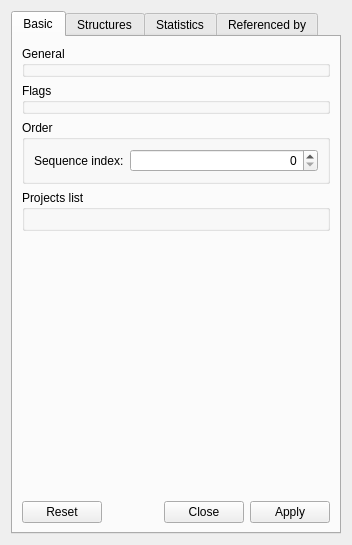
<?xml version="1.0" encoding="UTF-8"?>
<ui version="4.0">
 <class>CheminfoProjectInfoDesigner</class>
 <widget class="QWidget" name="CheminfoProjectInfoDesigner">
  <property name="geometry">
   <rect>
    <x>0</x>
    <y>0</y>
    <width>352</width>
    <height>545</height>
   </rect>
  </property>
  <property name="windowTitle">
   <string>Structure</string>
  </property>
  <layout class="QVBoxLayout">
   <item>
    <widget class="QTabWidget" name="tabs">
     <property name="currentIndex">
      <number>0</number>
     </property>
     <property name="elideMode">
      <enum>Qt::ElideNone</enum>
     </property>
     <widget class="QWidget" name="basicTab">
      <attribute name="title">
       <string>Basic</string>
      </attribute>
      <layout class="QVBoxLayout" name="verticalLayout">
       <item>
        <widget class="QGroupBox" name="generalGB">
         <property name="title">
          <string>General</string>
         </property>
        </widget>
       </item>
       <item>
        <widget class="QGroupBox" name="flagsGB">
         <property name="title">
          <string>Flags</string>
         </property>
        </widget>
       </item>
       <item>
        <widget class="QGroupBox" name="orderGB">
         <property name="title">
          <string>Order</string>
         </property>
         <layout class="QHBoxLayout" name="horizontalLayout_6">
          <item>
           <widget class="QLabel" name="label_22">
            <property name="text">
             <string>Sequence index:</string>
            </property>
           </widget>
          </item>
          <item>
           <widget class="QSpinBox" name="seqIndexSB">
            <property name="sizePolicy">
             <sizepolicy hsizetype="Expanding" vsizetype="Fixed">
              <horstretch>0</horstretch>
              <verstretch>0</verstretch>
             </sizepolicy>
            </property>
            <property name="alignment">
             <set>Qt::AlignRight|Qt::AlignTrailing|Qt::AlignVCenter</set>
            </property>
            <property name="maximum">
             <number>10000</number>
            </property>
           </widget>
          </item>
         </layout>
        </widget>
       </item>
       <item>
        <widget class="QGroupBox" name="projectsGB">
         <property name="title">
          <string>Projects list</string>
         </property>
         <layout class="QVBoxLayout" name="verticalLayout_4">
          <item>
           <widget class="QObjectLinkWidget" name="trajectoryLO" native="true"/>
          </item>
         </layout>
        </widget>
       </item>
       <item>
        <spacer name="verticalSpacer">
         <property name="orientation">
          <enum>Qt::Vertical</enum>
         </property>
         <property name="sizeHint" stdset="0">
          <size>
           <width>20</width>
           <height>40</height>
          </size>
         </property>
        </spacer>
       </item>
       <item>
        <widget class="QDialogButtonBox" name="buttonBox_1">
         <property name="standardButtons">
          <set>QDialogButtonBox::Apply|QDialogButtonBox::Close|QDialogButtonBox::Reset</set>
         </property>
        </widget>
       </item>
      </layout>
     </widget>
     <widget class="QWidget" name="structuresTab">
      <attribute name="title">
       <string>Structures</string>
      </attribute>
      <layout class="QVBoxLayout" name="verticalLayout_3">
       <item>
        <widget class="QTreeView" name="structuresTV">
         <property name="focusPolicy">
          <enum>Qt::NoFocus</enum>
         </property>
         <property name="rootIsDecorated">
          <bool>false</bool>
         </property>
         <property name="itemsExpandable">
          <bool>false</bool>
         </property>
        </widget>
       </item>
      </layout>
     </widget>
     <widget class="QWidget" name="statisticTab">
      <attribute name="title">
       <string>Statistics</string>
      </attribute>
      <layout class="QVBoxLayout" name="verticalLayout_2">
       <item>
        <layout class="QGridLayout" name="_6">
         <property name="sizeConstraint">
          <enum>QLayout::SetMaximumSize</enum>
         </property>
         <item row="0" column="0">
          <widget class="QLabel" name="label_4">
           <property name="text">
            <string>Number of structures:</string>
           </property>
          </widget>
         </item>
         <item row="1" column="0">
          <widget class="QLabel" name="label_5">
           <property name="text">
            <string>Number of atoms:</string>
           </property>
          </widget>
         </item>
         <item row="2" column="0">
          <widget class="QLabel" name="label_6">
           <property name="text">
            <string>Number of bonds:</string>
           </property>
          </widget>
         </item>
         <item row="0" column="1">
          <widget class="QLineEdit" name="residuesLE">
           <property name="frame">
            <bool>false</bool>
           </property>
           <property name="alignment">
            <set>Qt::AlignRight|Qt::AlignTrailing|Qt::AlignVCenter</set>
           </property>
           <property name="readOnly">
            <bool>true</bool>
           </property>
          </widget>
         </item>
         <item row="1" column="1">
          <widget class="QLineEdit" name="atomsLE">
           <property name="frame">
            <bool>false</bool>
           </property>
           <property name="alignment">
            <set>Qt::AlignRight|Qt::AlignTrailing|Qt::AlignVCenter</set>
           </property>
           <property name="readOnly">
            <bool>true</bool>
           </property>
          </widget>
         </item>
         <item row="2" column="1">
          <widget class="QLineEdit" name="bondsLE">
           <property name="frame">
            <bool>false</bool>
           </property>
           <property name="alignment">
            <set>Qt::AlignRight|Qt::AlignTrailing|Qt::AlignVCenter</set>
           </property>
           <property name="readOnly">
            <bool>true</bool>
           </property>
          </widget>
         </item>
         <item row="3" column="0">
          <widget class="QLabel" name="label_2">
           <property name="text">
            <string>Number of restraints:</string>
           </property>
          </widget>
         </item>
         <item row="3" column="1">
          <widget class="QLineEdit" name="restraintsLE">
           <property name="frame">
            <bool>false</bool>
           </property>
           <property name="alignment">
            <set>Qt::AlignRight|Qt::AlignTrailing|Qt::AlignVCenter</set>
           </property>
           <property name="readOnly">
            <bool>true</bool>
           </property>
          </widget>
         </item>
        </layout>
       </item>
       <item>
        <widget class="QLabel" name="formulaLA">
         <property name="sizePolicy">
          <sizepolicy hsizetype="Preferred" vsizetype="Preferred">
           <horstretch>0</horstretch>
           <verstretch>0</verstretch>
          </sizepolicy>
         </property>
         <property name="frameShape">
          <enum>QFrame::Box</enum>
         </property>
         <property name="frameShadow">
          <enum>QFrame::Sunken</enum>
         </property>
         <property name="lineWidth">
          <number>1</number>
         </property>
         <property name="midLineWidth">
          <number>0</number>
         </property>
         <property name="text">
          <string/>
         </property>
         <property name="textFormat">
          <enum>Qt::RichText</enum>
         </property>
         <property name="alignment">
          <set>Qt::AlignCenter</set>
         </property>
        </widget>
       </item>
       <item>
        <layout class="QGridLayout" name="_5">
         <item row="0" column="0">
          <widget class="QLabel" name="label">
           <property name="sizePolicy">
            <sizepolicy hsizetype="Preferred" vsizetype="Fixed">
             <horstretch>0</horstretch>
             <verstretch>0</verstretch>
            </sizepolicy>
           </property>
           <property name="text">
            <string>Structure mass:</string>
           </property>
           <property name="textFormat">
            <enum>Qt::RichText</enum>
           </property>
          </widget>
         </item>
         <item row="0" column="1">
          <widget class="QQuantityLineEdit" name="massLE">
           <property name="sizePolicy">
            <sizepolicy hsizetype="Expanding" vsizetype="Fixed">
             <horstretch>0</horstretch>
             <verstretch>0</verstretch>
            </sizepolicy>
           </property>
           <property name="frame">
            <bool>false</bool>
           </property>
           <property name="alignment">
            <set>Qt::AlignRight|Qt::AlignTrailing|Qt::AlignVCenter</set>
           </property>
           <property name="readOnly">
            <bool>true</bool>
           </property>
          </widget>
         </item>
        </layout>
       </item>
       <item>
        <widget class="QTreeView" name="statTV">
         <property name="sizePolicy">
          <sizepolicy hsizetype="Expanding" vsizetype="Expanding">
           <horstretch>0</horstretch>
           <verstretch>0</verstretch>
          </sizepolicy>
         </property>
         <property name="focusPolicy">
          <enum>Qt::NoFocus</enum>
         </property>
         <property name="editTriggers">
          <set>QAbstractItemView::NoEditTriggers</set>
         </property>
         <property name="selectionBehavior">
          <enum>QAbstractItemView::SelectRows</enum>
         </property>
         <property name="rootIsDecorated">
          <bool>false</bool>
         </property>
         <property name="sortingEnabled">
          <bool>true</bool>
         </property>
        </widget>
       </item>
      </layout>
     </widget>
     <widget class="QWidget" name="refByTab">
      <attribute name="title">
       <string>Referenced by</string>
      </attribute>
     </widget>
    </widget>
   </item>
  </layout>
 </widget>
 <customwidgets>
  <customwidget>
   <class>QQuantityLineEdit</class>
   <extends>QLineEdit</extends>
   <header location="global">QuantityLineEdit.hpp</header>
  </customwidget>
  <customwidget>
   <class>QObjectLinkWidget</class>
   <extends>QWidget</extends>
   <header location="global">ObjectLinkWidget.hpp</header>
   <container>1</container>
  </customwidget>
 </customwidgets>
 <resources/>
 <connections/>
</ui>
